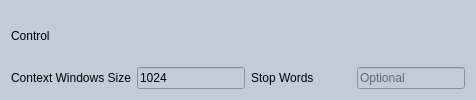
       <widget class="QWidget" name="widget_4" native="true">
        <property name="styleSheet">
         <string notr="true">background-color:#C1CCD6;</string>
        </property>
        <layout class="QGridLayout" name="gridLayout_3">
         <item row="1" column="1">
          <widget class="QLineEdit" name="editCtxWindowSize">
           <property name="font">
            <font>
             <italic>false</italic>
             <bold>false</bold>
            </font>
           </property>
           <property name="text">
            <string>1024</string>
           </property>
           <property name="placeholderText">
            <string>128-4096</string>
           </property>
          </widget>
         </item>
         <item row="1" column="0">
          <widget class="QLabel" name="lblWindowSize">
           <property name="minimumSize">
            <size>
             <width>100</width>
             <height>0</height>
            </size>
           </property>
           <property name="font">
            <font>
             <italic>false</italic>
             <bold>false</bold>
            </font>
           </property>
           <property name="text">
            <string>Context Windows Size</string>
           </property>
          </widget>
         </item>
         <item row="0" column="0">
          <widget class="QLabel" name="lblControlTitle">
           <property name="minimumSize">
            <size>
             <width>100</width>
             <height>0</height>
            </size>
           </property>
           <property name="font">
            <font>
             <italic>false</italic>
             <bold>false</bold>
            </font>
           </property>
           <property name="text">
            <string>Control</string>
           </property>
          </widget>
         </item>
         <item row="1" column="2">
          <widget class="QLabel" name="lblStopWords">
           <property name="minimumSize">
            <size>
             <width>100</width>
             <height>0</height>
            </size>
           </property>
           <property name="font">
            <font>
             <italic>false</italic>
             <bold>false</bold>
            </font>
           </property>
           <property name="text">
            <string>Stop Words</string>
           </property>
          </widget>
         </item>
         <item row="1" column="3">
          <widget class="QLineEdit" name="editStopWords">
           <property name="font">
            <font>
             <italic>false</italic>
             <bold>false</bold>
            </font>
           </property>
           <property name="text">
            <string/>
           </property>
           <property name="placeholderText">
            <string>Optional</string>
           </property>
          </widget>
         </item>
        </layout>
       </widget>
